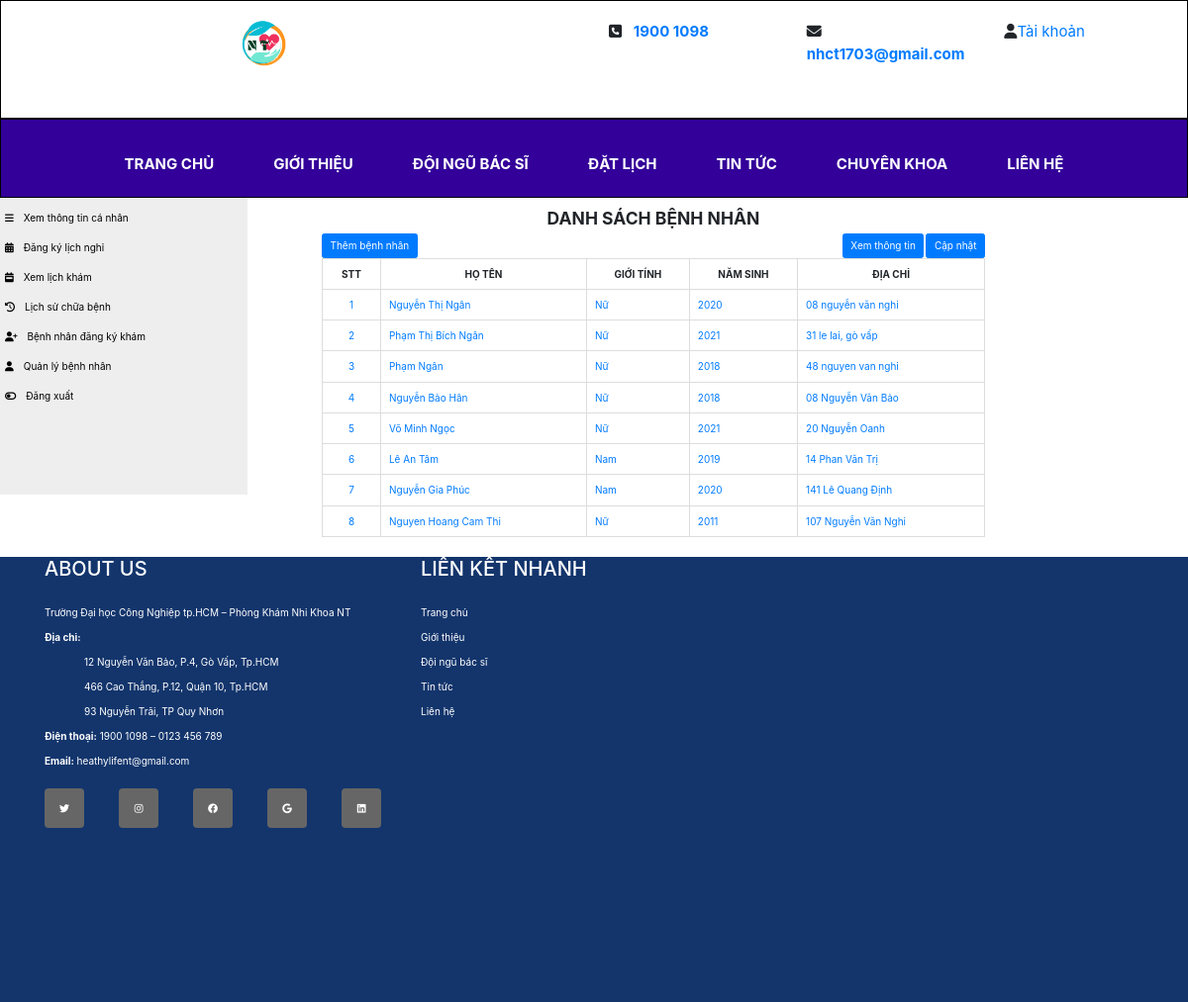
The app's page /clinic/doctor/qlbenhnhan.php (signed in) with its own data.
### tables this page shows
CREATE TABLE `benhnhan` (
  `id_benhnhan` int(10) UNSIGNED NOT NULL,
  `tenbenhnhan` varchar(200) NOT NULL,
  `gioitinh` varchar(50) NOT NULL,
  `namsinh` varchar(11) NOT NULL,
  `diachi` varchar(200) NOT NULL,
  `sdt` varchar(100) NOT NULL,
  `hinhanh` varchar(100) NOT NULL,
  `token` varchar(100) NOT NULL
);

### clinic/doctor/qlbenhnhan.php (the view, shortened to what this page needs)
<?php
$p = new doctor();
?>
<!DOCTYPE html>
<html lang="en">
<head>
    <link rel="stylesheet" href="../css/bootstrap.css">
</head>
<body>
    <?php
     include("header3.php");
     include("menu3.php");
    ?>
    <nav>
    <ul>
    <li><a href="xemttcanhan.php"><i class="fa fa-bars"></i>&emsp;Xem thông tin cá nhân</a></li>
            <li><a href="dklichnghi.php"><i class="fa fa-calendar-days"></i>&emsp;Đăng ký lịch nghỉ</a></li>
            <li><a href="xemlichkham.php"><i class="fa fa-calendar-week"></i>&emsp;Xem lịch khám</a></li>
            <li><a href="xemlichsuchuabenh.php"><i class="fa fa-history"></i>&emsp;Lịch sử chữa bệnh</a></li>
            <li><a href="xemBNdki.php"><i class="fa fa-user-plus"></i>&emsp;Bệnh nhân đăng ký khám</a></li>
            <li><a href="qlbenhnhan.php"><i class="fa fa-user"></i>&emsp;Quản lý bệnh nhân</a></li>
            <li><a href="../logout.php"><i class="fa fa-toggle-off"></i>&emsp;Đăng xuất</a></li>
         </ul>
    </nav>
    <section>
        <div class="information">
            <div class="container" style="width:700px; margin-left:50px;">
                <h3 style="text-align: center;font-weight: bold">DANH SÁCH BỆNH NHÂN</h3>
				<button class="btn btn-primary " data-toggle="modal" data-target="#them">Thêm bệnh nhân</button>
                <button style="float: right;margin-left: 2px;" type="button" class="btn btn-primary"  data-toggle="modal" data-target="#sua">Cập nhật</button>
                <button style="float: right;margin-left: 2px;" type="button" class="btn btn-primary"  data-toggle="modal" data-target="#xem">Xem thông tin</button>
				<?php
                   $link = $p->connect();
                   $sql = "select * from benhnhan";
                   $ketqua = mysqli_query($link,$sql);
                   $i = mysqli_num_rows($ketqua);
                   if($i>0)
                   {
                       echo'  <table class="table table-bordered">
                           <tr style="text-align: center;font-weight: bold">
                                <th>STT</th>
                                <th scope="col">HỌ TÊN</th>
                                <th>GIỚI TÍNH</th>
                                <th>NĂM SINH</th>
                                <th>ĐỊA CHỈ</th>
                           </tr>
                       ';
                       $dem = 1;
                       while($row = mysqli_fetch_array($ketqua))
                       {
                           $id_benhnhan = $row['id_benhnhan'];
                           $ten = $row['tenbenhnhan'];
                           $gioitinh = $row['gioitinh'];
                           $namsinh = $row['namsinh'];
                           $diachi = $row['diachi'];
                           echo '
                               <tr>
                                   <td style="text-align: center;"><a href="?id='.$id_benhnhan.'">'.$dem.'</td>
                                   <td><a href="?id='.$id_benhnhan.'">'.$ten.'</td>
                                   <td><a href="?id='.$id_benhnhan.'">'.$gioitinh.'</td>
                                   <td><a href="?id='.$id_benhnhan.'">'.$namsinh.'</td>
                                   <td><a href="?id='.$id_benhnhan.'">'.$diachi.'</td>
                               </tr>
                           ';
                           $dem++;
                       }
                       echo'</table>';
                    }
               ?>
            </div>
        </div>
    </section>
    <footer>
    <?php include("footer3.php");?>
    </footer>
    </body>
    </html>

### clinic/doctor/qlbenhnhan.php (style rules this page uses)
nav { line-height:30px; background-color:#eeeeee; height:300px; width:250px; float:left; padding:5px; }
section { width:350px; float:left; padding:10px; }
footer { clear:both; }
nav ul li a { color: black; }

### clinic/doctor/menu3.php (style rules this page uses)
* { margin: 0; padding: 0; box-sizing: border-box; }

### records on screen
benhnhan: tenbenhnhan "Nguyễn Thị Ngân", gioitinh "Nữ", namsinh "2020", diachi "08 nguyễn văn nghi"
benhnhan: tenbenhnhan "Phạm Thị Bích Ngân", gioitinh "Nữ", namsinh "2021", diachi "31 le lai, gò vấp"
benhnhan: tenbenhnhan "Phạm Ngân", gioitinh "Nữ", namsinh "2018", diachi "48 nguyen van nghi"
benhnhan: tenbenhnhan "Nguyễn Bảo Hân", gioitinh "Nữ", namsinh "2018", diachi "08 Nguyễn Văn Bảo"
benhnhan: tenbenhnhan "Võ Minh Ngọc", gioitinh "Nữ", namsinh "2021", diachi "20 Nguyễn Oanh"
benhnhan: tenbenhnhan "Lê An Tâm", gioitinh "Nam", namsinh "2019", diachi "14 Phan Văn Trị"
benhnhan: tenbenhnhan "Nguyễn Gia Phúc", gioitinh "Nam", namsinh "2020", diachi "141 Lê Quang Định"
benhnhan: tenbenhnhan "Nguyen Hoang Cam Thi", gioitinh "Nữ", namsinh "2011", diachi "107 Nguyễn Văn Nghi"
